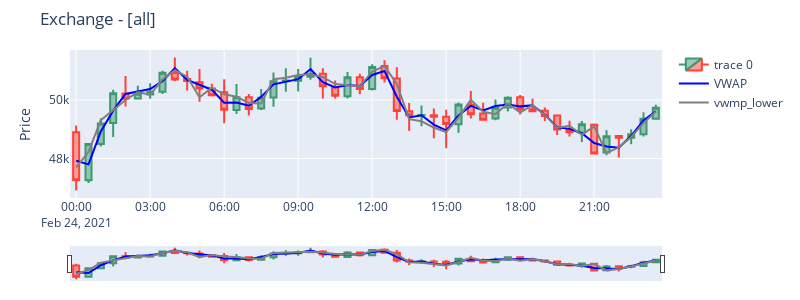
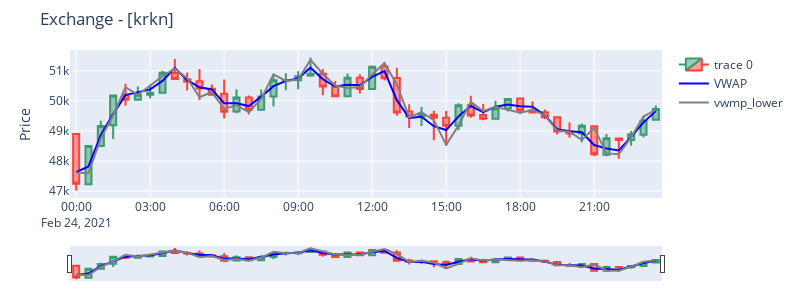
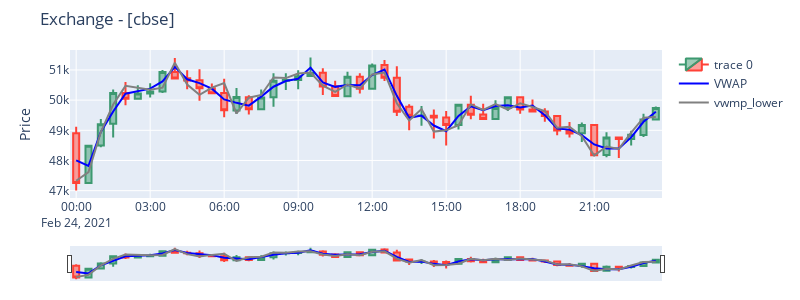
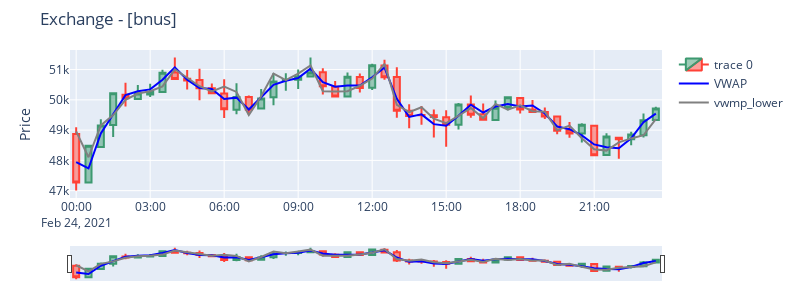

Notebook source saved alongside these figures, in order:
### Markdown cell above
1) Lancer l'aggrégation avec les paramètres souhaités et visualiser les résultats :

### Code cell
aggregation('60min', 'lower')   

    #agg1 : ('60min', '30min', '5min')
    #agg2 : ('lower', 'upper')
